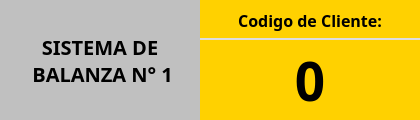
    <widget class="QFrame" name="frmNumReporte">
     <property name="geometry">
      <rect>
       <x>0</x>
       <y>80</y>
       <width>420</width>
       <height>120</height>
      </rect>
     </property>
     <property name="frameShape">
      <enum>QFrame::StyledPanel</enum>
     </property>
     <property name="frameShadow">
      <enum>QFrame::Raised</enum>
     </property>
     <widget class="QLabel" name="lblCodigoCliente">
      <property name="geometry">
       <rect>
        <x>200</x>
        <y>40</y>
        <width>220</width>
        <height>80</height>
       </rect>
      </property>
      <property name="font">
       <font>
        <family>Poppins</family>
        <pointsize>40</pointsize>
        <weight>75</weight>
        <bold>true</bold>
       </font>
      </property>
      <property name="styleSheet">
       <string notr="true">background-color: #FFD100;</string>
      </property>
      <property name="text">
       <string>0</string>
      </property>
      <property name="alignment">
       <set>Qt::AlignCenter</set>
      </property>
     </widget>
     <widget class="QLabel" name="lblNumeroSistemaBalanza">
      <property name="geometry">
       <rect>
        <x>0</x>
        <y>0</y>
        <width>200</width>
        <height>120</height>
       </rect>
      </property>
      <property name="font">
       <font>
        <family>Poppins</family>
        <pointsize>15</pointsize>
        <weight>75</weight>
        <bold>true</bold>
       </font>
      </property>
      <property name="styleSheet">
       <string notr="true">background-color: rgb(192, 192, 192);</string>
      </property>
      <property name="text">
       <string>SISTEMA DE 
 BALANZA N° 1</string>
      </property>
      <property name="alignment">
       <set>Qt::AlignCenter</set>
      </property>
     </widget>
     <widget class="QLabel" name="lblCodigoCliente_2">
      <property name="geometry">
       <rect>
        <x>200</x>
        <y>0</y>
        <width>220</width>
        <height>40</height>
       </rect>
      </property>
      <property name="font">
       <font>
        <family>Poppins</family>
        <pointsize>12</pointsize>
        <weight>75</weight>
        <bold>true</bold>
       </font>
      </property>
      <property name="styleSheet">
       <string notr="true">background-color: #FFD100;
border-bottom: 2px solid #ddd;</string>
      </property>
      <property name="text">
       <string>Codigo de Cliente:</string>
      </property>
      <property name="alignment">
       <set>Qt::AlignCenter</set>
      </property>
     </widget>
    </widget>
